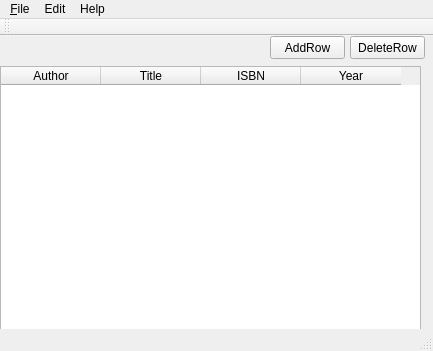
<?xml version="1.0" encoding="UTF-8"?>
<ui version="4.0">
 <class>MainWindow</class>
 <widget class="QMainWindow" name="MainWindow">
  <property name="geometry">
   <rect>
    <x>0</x>
    <y>0</y>
    <width>433</width>
    <height>351</height>
   </rect>
  </property>
  <property name="windowTitle">
   <string>MainWindow</string>
  </property>
  <widget class="QWidget" name="centralWidget">
   <widget class="QTableWidget" name="tableWidget">
    <property name="enabled">
     <bool>true</bool>
    </property>
    <property name="geometry">
     <rect>
      <x>0</x>
      <y>30</y>
      <width>421</width>
      <height>271</height>
     </rect>
    </property>
    <property name="styleSheet">
     <string notr="true"/>
    </property>
    <column>
     <property name="text">
      <string>Author</string>
     </property>
    </column>
    <column>
     <property name="text">
      <string>Title</string>
     </property>
    </column>
    <column>
     <property name="text">
      <string>ISBN</string>
     </property>
    </column>
    <column>
     <property name="text">
      <string>Year</string>
     </property>
    </column>
   </widget>
   <widget class="QLabel" name="label">
    <property name="geometry">
     <rect>
      <x>20</x>
      <y>370</y>
      <width>46</width>
      <height>13</height>
     </rect>
    </property>
    <property name="text">
     <string>Status</string>
    </property>
   </widget>
   <widget class="QPushButton" name="pushButton">
    <property name="geometry">
     <rect>
      <x>270</x>
      <y>0</y>
      <width>75</width>
      <height>23</height>
     </rect>
    </property>
    <property name="text">
     <string>AddRow</string>
    </property>
   </widget>
   <widget class="QPushButton" name="pushButton_2">
    <property name="geometry">
     <rect>
      <x>350</x>
      <y>0</y>
      <width>75</width>
      <height>23</height>
     </rect>
    </property>
    <property name="text">
     <string>DeleteRow</string>
    </property>
   </widget>
  </widget>
  <widget class="QMenuBar" name="menuBar">
   <property name="geometry">
    <rect>
     <x>0</x>
     <y>0</y>
     <width>433</width>
     <height>21</height>
    </rect>
   </property>
   <widget class="QMenu" name="menu_File">
    <property name="title">
     <string>&amp;File</string>
    </property>
    <addaction name="actionNew"/>
    <addaction name="actionOpen"/>
    <addaction name="actionSave"/>
    <addaction name="actionSave_as"/>
    <addaction name="separator"/>
    <addaction name="actionQuit"/>
   </widget>
   <widget class="QMenu" name="menuEdit">
    <property name="title">
     <string>Edit</string>
    </property>
    <addaction name="actionUndo"/>
   </widget>
   <widget class="QMenu" name="menuHelp">
    <property name="title">
     <string>Help</string>
    </property>
    <addaction name="actionAbout"/>
   </widget>
   <addaction name="menu_File"/>
   <addaction name="menuEdit"/>
   <addaction name="menuHelp"/>
  </widget>
  <widget class="QToolBar" name="mainToolBar">
   <attribute name="toolBarArea">
    <enum>TopToolBarArea</enum>
   </attribute>
   <attribute name="toolBarBreak">
    <bool>false</bool>
   </attribute>
  </widget>
  <widget class="QStatusBar" name="statusBar"/>
  <action name="actionNew">
   <property name="text">
    <string>New</string>
   </property>
  </action>
  <action name="actionOpen">
   <property name="text">
    <string>Open</string>
   </property>
  </action>
  <action name="actionSave">
   <property name="text">
    <string>Save</string>
   </property>
   <property name="shortcut">
    <string>Ctrl+S</string>
   </property>
  </action>
  <action name="actionSave_as">
   <property name="text">
    <string>Save as</string>
   </property>
   <property name="shortcut">
    <string>Ctrl+Shift+S</string>
   </property>
  </action>
  <action name="actionUndo">
   <property name="text">
    <string>Undo</string>
   </property>
   <property name="shortcut">
    <string>Ctrl+Z</string>
   </property>
  </action>
  <action name="actionAbout">
   <property name="text">
    <string>About</string>
   </property>
  </action>
  <action name="actionQuit">
   <property name="text">
    <string>Quit</string>
   </property>
   <property name="shortcut">
    <string>Ctrl+Q</string>
   </property>
  </action>
 </widget>
 <layoutdefault spacing="6" margin="11"/>
 <resources/>
 <connections/>
</ui>
